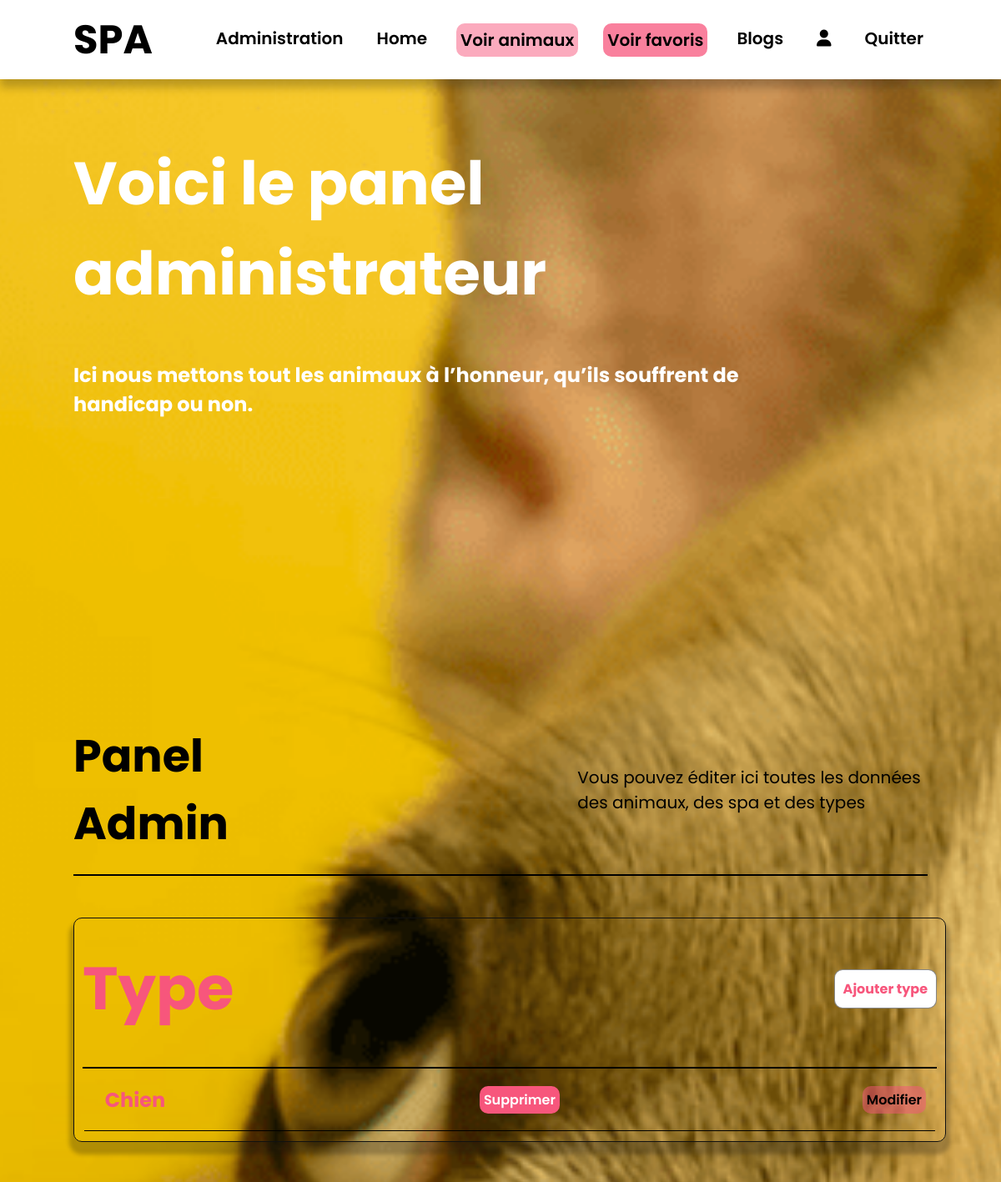
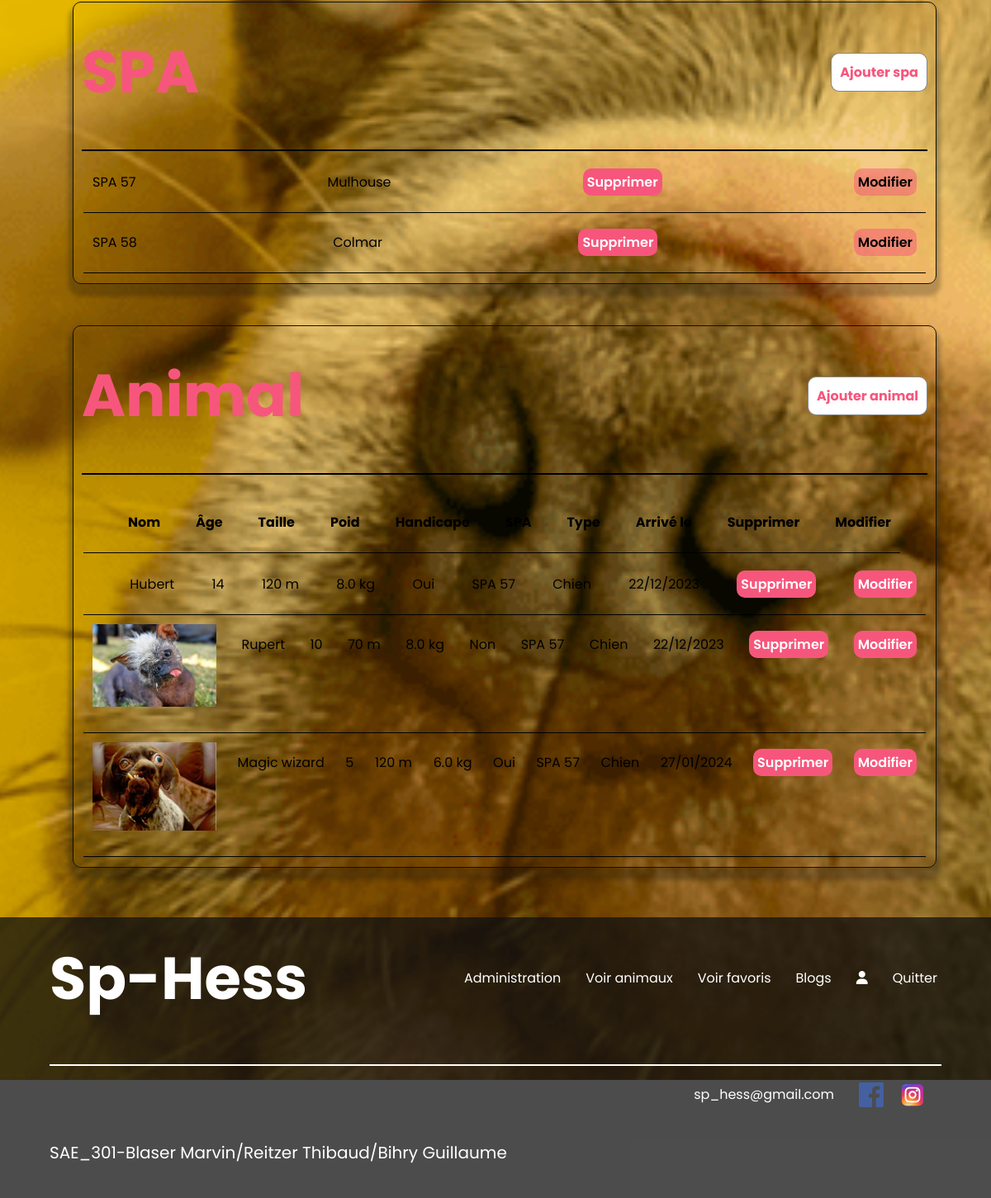
Page /index.php?action=admin (signed in) on the committed database (2 pictures, top to bottom).
### tables this page shows
CREATE TABLE IF NOT EXISTS `type` (
  `id_type` int NOT NULL AUTO_INCREMENT,
  `libelle` varchar(254) NOT NULL,
  PRIMARY KEY (`id_type`)
);

CREATE TABLE IF NOT EXISTS `spa` (
  `id_spa` int NOT NULL AUTO_INCREMENT,
  `nom` varchar(254) NOT NULL,
  `localisation` varchar(254) NOT NULL,
  PRIMARY KEY (`id_spa`)
);

CREATE TABLE IF NOT EXISTS `animal` (
  `id_animal` int NOT NULL AUTO_INCREMENT,
  `nom` varchar(254) NOT NULL,
  `age` int NOT NULL,
  `taille` decimal(15,0) NOT NULL,
  `poid` decimal(15,1) NOT NULL,
  `handicape` tinyint NOT NULL,
  `dateArrivee` date NOT NULL,
  `id_spa` int NOT NULL,
  `id_type` int NOT NULL,
  PRIMARY KEY (`id_animal`),
  KEY `id_spa` (`id_spa`),
  KEY `id_type` (`id_type`)
);

CREATE TABLE IF NOT EXISTS `image` (
  `id_image` int NOT NULL AUTO_INCREMENT,
  `uniqid_img` varchar(254) NOT NULL,
  `ordre` int NOT NULL,
  `id_animal` int NOT NULL,
  PRIMARY KEY (`id_image`),
  KEY `id_animal` (`id_animal`)
);

### controleur/controleur.php (called while the page is built, shortened)
<?php
require_once "modele/type.php";
require_once "modele/animal.php";
require_once "modele/spa.php";
function admin(){
    $ObjectType = new Type();
    $ObjectSPA = new Spa();
    $ObjectAnimal = new Animal();
    $types = $ObjectType->getTypes();
    $AllSPA = $ObjectSPA->getAllSPA();
    $animals = $ObjectAnimal->getAnimals();
    require "vue/vueAdmin.php";
}

### modele/type.php (called while the page is built, shortened)
<?php
require_once "modele/modele.php";
require_once "modele/animal.php";
class Type extends database {
    public function getTypes(){
        $req = '
        SELECT *
        FROM `type`
        ';
        $res = $this->execReq($req);
        return $res;
    }
}

### modele/modele.php (called while the page is built, shortened)
<?php
abstract class database {
    private $bdd;
    protected function execReq($req) {
        return $this->connexionBDD()->query($req)->fetchAll(PDO::FETCH_ASSOC);
    }
    private function connexionBDD() {
        if(!isset($this->bdd)){
            try {
                $options=array(PDO::MYSQL_ATTR_INIT_COMMAND => "SET NAMES utf8");
                $this->bdd=new PDO('mysql:host='.DBHOST.';dbname='.DBNAME, DBUSER, DBPWD, $options);
            }
            catch(Exception $err) {
                throw new Exception("Connexion à la BDD");
            }
        }
        return $this->bdd;
    }
}

### modele/spa.php (called while the page is built, shortened)
<?php
require_once "modele/modele.php";
require_once "modele/animal.php";
class Spa extends database {
    public function getAllSPA(){
        $req = '
        SELECT *
        FROM `spa`
        ';
        $res = $this->execReq($req);
        return $res;
    }
}

### modele/animal.php (called while the page is built, shortened)
<?php
require_once "modele/modele.php";
class Animal extends database {
    public function getAnimals(){
        $req = '
        SELECT animal.id_animal, animal.nom, age, taille, poid, handicape, dateArrivee, type.libelle AS "type", spa.nom AS "spaNom", uniqid_img AS "nomImg", image.ordre
        FROM `animal`
        JOIN type ON animal.id_type = type.id_type
        JOIN spa ON animal.id_spa = spa.id_spa
        JOIN image on animal.id_animal = image.id_animal
        WHERE image.ordre = 1
        ';
        $res = $this->execReq($req);
        return $res;
    }
    public function getDate($date){
        $dateArrivee = explode("-",$date);
        $year = $dateArrivee[0];
        $month = $dateArrivee[1];
        $day = $dateArrivee[2];
        $dateArrivee = $day . "/" . $month . "/" . $year;
        return $dateArrivee;
    }
}

### vue/vueAdmin.php (the view, shortened to what this page needs)
<section class="admin_section">
    <div class="hero">
        <img sizes="(max-width: 1400px) 100vw, 1400px" srcset="
            ./assets/admin_img/Admin_background/Admin_background_her9tf_c_scale,w_200.png 200w,
            ./assets/admin_img/Admin_background/Admin_background_her9tf_c_scale,w_343.png 343w,
            ./assets/admin_img/Admin_background/Admin_background_her9tf_c_scale,w_451.png 451w,
            ./assets/admin_img/Admin_background/Admin_background_her9tf_c_scale,w_544.png 544w,
            ./assets/admin_img/Admin_background/Admin_background_her9tf_c_scale,w_624.png 624w,
            ./assets/admin_img/Admin_background/Admin_background_her9tf_c_scale,w_699.png 699w,
            ./assets/admin_img/Admin_background/Admin_background_her9tf_c_scale,w_766.png 766w,
            ./assets/admin_img/Admin_background/Admin_background_her9tf_c_scale,w_837.png 837w,
            ./assets/admin_img/Admin_background/Admin_background_her9tf_c_scale,w_899.png 899w,
            ./assets/admin_img/Admin_background/Admin_background_her9tf_c_scale,w_956.png 956w,
            ./assets/admin_img/Admin_background/Admin_background_her9tf_c_scale,w_1008.png 1008w,
            ./assets/admin_img/Admin_background/Admin_background_her9tf_c_scale,w_1058.png 1058w,
            ./assets/admin_img/Admin_background/Admin_background_her9tf_c_scale,w_1106.png 1106w,
            ./assets/admin_img/Admin_background/Admin_background_her9tf_c_scale,w_1160.png 1160w,
            ./assets/admin_img/Admin_background/Admin_background_her9tf_c_scale,w_1204.png 1204w,
            ./assets/admin_img/Admin_background/Admin_background_her9tf_c_scale,w_1266.png 1266w,
            ./assets/admin_img/Admin_background/Admin_background_her9tf_c_scale,w_1309.png 1309w,
            ./assets/admin_img/Admin_background/Admin_background_her9tf_c_scale,w_1348.png 1348w,
            ./assets/admin_img/Admin_background/Admin_background_her9tf_c_scale,w_1375.png 1375w,
            ./assets/admin_img/Admin_background/Admin_background_her9tf_c_scale,w_1400.png 1400w"
            src="Admin_background_her9tf_c_scale,w_1400.png" alt="fond de la section admin">
        <h1>Voici le panel administrateur</h1>
        <span>Ici nous mettons tout les animaux à l’honneur, qu’ils souffrent de handicap ou non.</span>
    </div>
</section>
<section class="admin_panel">
    <div class="admin_panel_text">
        <h2>Panel Admin</h2>
        <p>Vous pouvez éditer ici toutes les données des animaux, des spa et des types</p>
    </div>
    <div class="panel_admin">
        <div class="table-admin">
            <div class="header_table_admin">
                <h1>Type</h1>
                <a href="index.php?action=ajouterType">Ajouter type</a>
            </div>
            <table>
                <tbody>
                    <?php
                    foreach ($types as $type) {
                        ?>
                        <tr>
                            <td class="type_admin">
                                <?= $type['libelle'] ?>
                            </td>
                            <td><a class="delete_button_admin"
                                    onclick="modalVerif(this, '<?= $type['libelle'] ?>', 'type', <?= $type['id_type'] ?>)">Supprimer</a>
                            </td>
                            <td><a class="change_button_admin"
                                    href="index.php?action=modifierType&&idType=<?= $type['id_type'] ?>">Modifier</a>
                            </td>
                        </tr>
                        <?php
                    }
                    ?>
                </tbody>
            </table>
        </div>
        <div class="table-admin">
            <div class="header_table_admin">
                <h1>SPA</h1>
                <a href="index.php?action=ajouterSPA">Ajouter spa</a>
            </div>
            <div class="table_admin">
                <table>
                    <tbody>
                        <?php
                        foreach ($AllSPA as $spa) {
                            ?>
                            <tr>
                                <td>
                                    <?= $spa['nom'] ?>
                                </td>
                                <td>
                                    <?= $spa['localisation'] ?>
                                </td>
                                <td><a class="delete_button_admin"
                                        onclick="modalVerif(this, '<?= $spa['nom'] ?>', 'SPA', <?= $spa['id_spa'] ?>)">Supprimer</a>
                                </td>
                                <td><a class="change_button_admin"
                                        href="index.php?action=modifierSPA&&idSPA=<?= $spa['id_spa'] ?>">Modifier</a></td>
                            </tr>
                            <?php
                        }
                        ?>
                    </tbody>
                </table>
            </div>
        </div>
        <div class="table-admin infos_animals_admin">
            <div class="header_table_admin">
                <h1>Animal</h1>
                <a href="index.php?action=ajouterAnimal">Ajouter animal</a>
            </div>
            <table>
                <thead>
                    <tr class="header_table_items">
                        <th>Nom</th>
                        <th>Âge</th>
                        <th>Taille</th>
                        <th>Poid</th>
                        <th>Handicape</th>
                        <th>SPA</th>
                        <th>Type</th>
                        <th>Arrivé le</th>
                        <th>Supprimer</th>
                        <th>Modifier</th>
                    </tr>
                </thead>
                <div class="animals_container_admin">
                    <?php
                    foreach ($animals as $animal) {
                        $animal['dateArrivee'] = $ObjectAnimal->getDate($animal['dateArrivee']);
                        ?>
                        <tr>
                            <td><img class="imgAnimal" src='photoAnimal/<?= $animal['nomImg'] ?>' alt=""></td>
                            <td>
                                <?= $animal['nom'] ?>
                            </td>
                            <td>
                                <?= $animal['age'] ?>
                            </td>
                            <td>
                                <?= $animal['taille'] ?> m
                            </td>
                            <td>
                                <?= $animal['poid'] ?> kg
                            </td>
                            <td>
                                <?= $animal['handicape'] == 1 ? "Oui" : "Non" ?>
                            </td>
                            <td>
                                <?= $animal['spaNom'] ?>
                            </td>
                            <td>
                                <?= $animal['type'] ?>
                            </td>
                            <td>
                                <?= $animal['dateArrivee'] ?>
                            </td>
                            <td><a
                                    onclick="modalVerif(this, '<?= $animal['nom'] ?>', 'animal', <?= $animal['id_animal'] ?>)">Supprimer</a>
                            </td>
                            <td><a href="index.php?action=modifierAnimal&&idAnimal=<?= $animal['id_animal'] ?>">Modifier</a>
                            </td>
                        </tr>
                        <?php
                    }
                    ?>
                </div>
            </table>
        </div>
    </div>
</section>
<?php
require "gabarit.php";

### style/style.css (style rules this page uses)
:root { --secondary: #f7567c; --secondary-75: rgba(247, 86, 124, 0.75); --secondary-50: rgba(247, 86, 124, 0.5); --secondary-25: rgba(247, 86, 124, 0.25); --secondary-10: rgba(247, 86, 124, 0.1); --primary: #111; --primary-75: rgba(17, 17, 17, 0.75); --primary-50: rgba(17, 17, 17, 0.5); --primary-25: rgba(17, 17, 17, 0.25); --primary-10: rgba(17, 17, 17, 0.1); --body_bg: #fff; }
body { padding: 0; margin: 0; font-family: "Poppins", sans-serif; background-color: var(--body_bg); }
section { max-width: 1024px; min-height: 90vh; margin-left: auto; margin-right: auto; }
main h2 { margin: 0; }
.imgAnimal { width: 150px; }
.hero img { position: absolute; top: 0; left: 0; width: 100%; height: 95%; object-fit: cover; z-index: -10; }
.hero { display: flex; flex-direction: column; gap: 30px; width: 80%; color: white; margin-top: 5%; }
.panel_admin { display: flex; flex-direction: column; gap: 10%; }
.admin_panel_text { display: flex; justify-content: space-between; gap: 40%; align-items: center; padding-bottom: 20px; border-bottom: solid 2px black; }
.table-admin { width: 100%; border: solid 1px var(--primary); box-shadow: 0px 10px 5px 5px var(--primary-25); margin-top: 50px; padding: 10px; border-radius: 10px; }
.header_table_admin { display: flex; justify-content: space-between; padding-bottom: 20px; width: 100%; border-bottom: 2px solid black; align-items: center; color: var(--secondary); }
.header_table_admin a { text-decoration: none; padding: 10px; background-color: white; color: var(--secondary); border: solid 1px var(--primary-50); border-radius: 10px; font-weight: bold; transition: 0.4s; }
table { width: 100%; line-height: 50px; }
thead { width: 100%; }
td { width: fit-content; align-items: center; }
tr { align-items: start; text-align: center; display: flex; justify-content: space-between; border-bottom: solid 1px black; padding: 10px; }
tr a { background-color: var(--secondary); text-decoration: none; color: white; font-weight: 600; padding: 5px; border-radius: 10px; transition: 0.4s; cursor: pointer; }
.animals_container_admin { background-color: var(--secondary-75); margin-top: 20px; margin-bottom: 20px; }
.header_table_items { width: 95%; display: flex; gap: 30px; justify-content: space-between; text-align: end; }
.type_admin { font-size: 24px; color: var(--secondary); font-weight: bolder; width: 100px; }
.delete_button_admin { padding: 5px; border-radius: 10px; color: white; background-color: var(--secondary); cursor: pointer; }
.change_button_admin { text-decoration: none; padding: 5px; border-radius: 10px; color: black; background-color: var(--secondary-50); }

### style/assets.css (style rules this page uses)
:root { --secondary: #F7567C; --secondary-75: rgba(247, 86, 124, 0.75); --secondary-50: rgba(247, 86, 124, 0.50); --secondary-25: rgba(247, 86, 124, 0.25); --secondary-10: rgba(247, 86, 124, 0.10); --primary: #111; --primary-75: rgba(17, 17, 17, 0.75); --primary-50: rgba(17, 17, 17, 0.50); --primary-25: rgba(17, 17, 17, 0.25); --primary-10: rgba(17, 17, 17, 0.10); --body_bg: #FFF; }
h1 { font-size: 72px; font-style: normal; font-weight: 700; line-height: normal; margin-top: 20px; margin-bottom: 20px; }
h2 { font-size: 54px; font-style: normal; font-weight: 700; line-height: normal; }
span { font-size: 24px; font-style: normal; font-weight: bold; line-height: normal; }
p { font-size: 20px; font-style: normal; font-weight: 400; line-height: normal; }

### rows in the picture
type: libelle "Chien"
spa: nom "SPA 57", localisation "Mulhouse"
spa: nom "SPA 58", localisation "Colmar"
animal: nom "Hubert", age "14", taille "120", poid "8.0", handicape "Oui", id_spa.nom "SPA 57", id_type.libelle "Chien", dateArrivee "22/12/2023"
animal: image.uniqid_img (picture), nom "Rupert", age "10", taille "70", poid "8.0", handicape "Non", id_spa.nom "SPA 57", id_type.libelle "Chien", dateArrivee "22/12/2023"
animal: image.uniqid_img (picture), nom "Magic wizard", age "5", taille "120", poid "6.0", handicape "Oui", id_spa.nom "SPA 57", id_type.libelle "Chien", dateArrivee "27/01/2024"

### other values in the picture
$header "SPA"
$footer "Sp-Hess"
